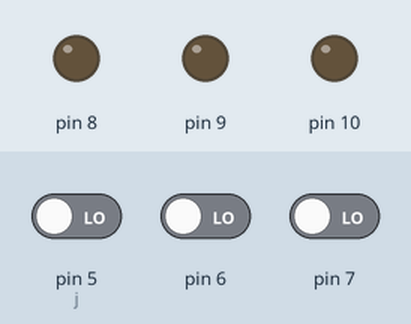
Recording of a sketch running on a simulated Arduino Uno, built with avr-gcc and run on an emulated ATmega328P. On the bench: output pins drawn as LEDs (lit = HIGH). The inputs (shaded band) are chosen by the test bench; at power-on: pin 5 (j) LOW, pin 6 LOW, pin 7 LOW.

Above: at 1.2 s.
1.3 s: pin 5 (j) driven HIGH
At 2.3 s:
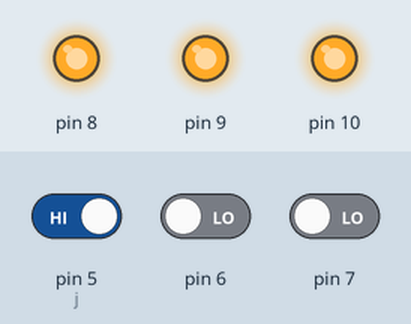
Timing chart, 0 to 4.3 s (numbered marks = the images above; inputs shaded):
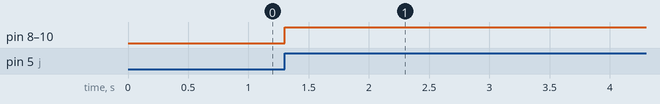

Measured:
- after the input at 1.3 s, pin 8–10: LOW → HIGH at once

The sketch:

ladder.ino
```cpp
int i=8,j=5;
void setup()
{
  for(;i<11&j<8;i++)
  {
    pinMode(i,OUTPUT);
    pinMode(j,INPUT);
    j++;
  }
}

void loop()
{
  if(digitalRead(5)== HIGH||digitalRead(6)== HIGH||digitalRead(7)== HIGH)
    {for(i=8;i<11;i++)
      digitalWrite(i,HIGH);
     delay(10000);
     for(i=8;i<11;i++)
      digitalWrite(i,LOW);
    }
}
```
